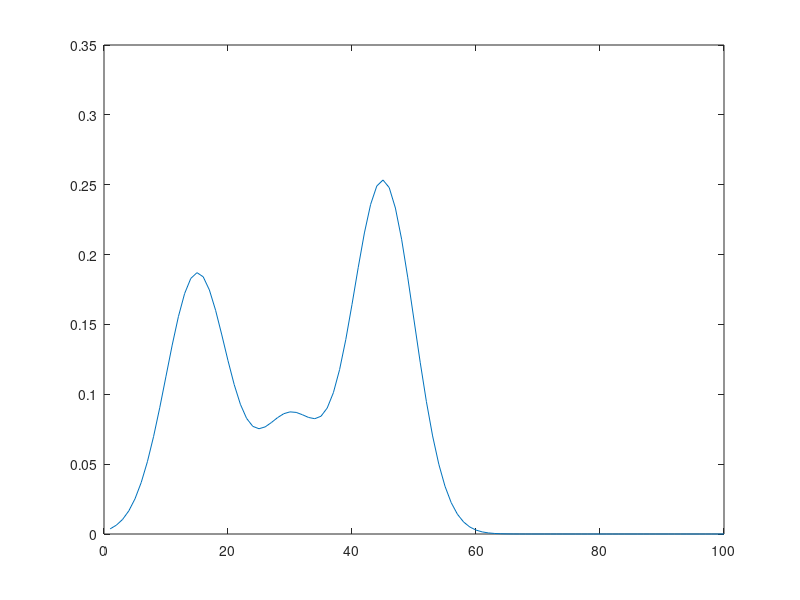
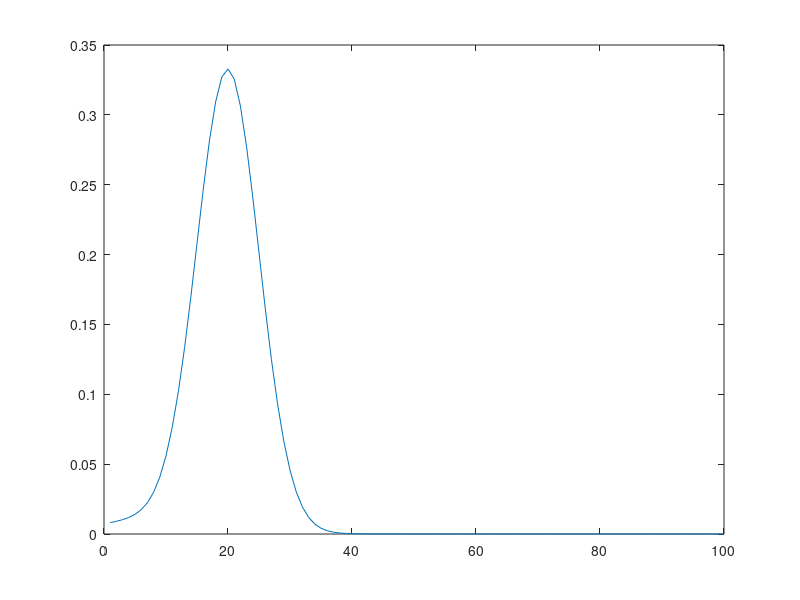

MATLAB code to generate these figures, in order: (Note: this script raises an error after producing the figures.)
%% second order calibration for revision
clear all

%% Simulate data


% Three Component matrices of rank three
B1 = [gaussmf(1:160,[10 45])' gaussmf(1:160,[5 50])' gaussmf(1:160,[10 55])']; 
C1 = rand(30,3);
CB1 = B1*C1';
CB1 = CB1./vecnorm(CB1);

B2 = [gaussmf(1:160,[10 55])' gaussmf(1:160,[5 60])' gaussmf(1:160,[10 70])']; 
C2 = rand(30,3);
CB2 = B2*C2';
CB2 = CB2./vecnorm(CB2);

B3 = [gaussmf(1:160,[10 70])' gaussmf(1:160,[5 75])' gaussmf(1:160,[10 80])']; 
C3 = rand(30,3);
CB3 = B3*C3';
CB3 = CB3./vecnorm(CB3);

Cbr(:,1,:) = CB1;
Cbr(:,2,:) = CB2;
Cbr(:,3,:) = CB3;

% Spectra for rank-1 mode
A1 = [gaussmf(1:100,[5 15])' gaussmf(1:100,[5 30])' gaussmf(1:100,[5 45])'];
c1 = rand(3,1);
A1c1 = A1*c1;
A1c1 = A1c1./vecnorm(A1c1);
figure;plot(A1c1)
A2 = [gaussmf(1:100,[10 10])' gaussmf(1:100,[5 20])'];
c2 = rand(2,1);
A2c2 = A2*c2;
A2c2 = A2c2./vecnorm(A2c2);
figure;plot(A2c2)
A3 = [gaussmf(1:100,[5 30])' gaussmf(1:100,[10 45])'];
c3 = rand(2,1);
A3c3 = A3*c3;
A3c3 = A3c3./vecnorm(A3c3);
A = [A1c1 A2c2 A3c3];

% define calibration samples of defined concentrations
c1 = [0.25; 0.5; 0.75; 0; 1; 0; 0.25; 1; 0.5];
c2 = [0; 0.25; 0; 0.5; 0; 0.75; 0; 1; 0];
c3 = [zeros(9,1)];
C = [c1 c2 c3];
B1 = zeros(60,9);
B2 = zeros(60,9);
B3 = zeros(60,9);
smpls = [randperm(30,9)];
B1 = squeeze(Cbr(:,1,smpls));
B1 = B1./vecnorm(B1);
CB1 = B1.*c1';

B2 = squeeze(Cbr(:,2,smpls));
B2 = B2./vecnorm(B2);
CB2 = B2.*c2';

B3 = squeeze(Cbr(:,3,smpls));
B3 = B3./vecnorm(B3);
CB3 = B3.*c3';

% creating the three-way array of the calibration data

X1 = A(:,1)*reshape(CB1,1,size(CB1,1)*size(CB1,2));
X2 = A(:,2)*reshape(CB2,1,size(CB2,1)*size(CB2,2));
X3 = A(:,3)*reshape(CB3,1,size(CB3,1)*size(CB3,2));

X_cal = X1+X2+X3;
X_cal_3way = reshape(X_cal,size(A,1),size(B1,1),size(C,1));

% creating concentrations for the testsamples
testsmpls = setdiff(1:30,smpls);
c1_test_all = rand(length(testsmpls),1);
c2_test_all = rand(length(testsmpls),1);
c3_test_all = rand(length(testsmpls),1);

%
for iii = 1:9 % fit models with Lr=1-9
for i = 1:length(testsmpls)

c1_test = c1_test_all(i,1);
c2_test = c2_test_all(i,1);
c3_test = c3_test_all(i,1);

B1_test = zeros(160,1);
B2_test = zeros(160,1);
B3_test = zeros(160,1);

B1_test = squeeze(Cbr(:,1,testsmpls(i)));
B1_test = B1_test./vecnorm(B1_test);
CB1_test = B1_test.*c1_test;
X1_test = A(:,1)*reshape(CB1_test,1,size(CB1_test,1)*size(CB1_test,2));
B2_test = squeeze(Cbr(:,2,testsmpls(i)));
B2_test = B2_test./vecnorm(B2_test);
CB2_test = B2_test.*c2_test';
X2_test = A(:,2)*reshape(CB2_test,1,size(CB2_test,1)*size(CB2_test,2));
B3_test = squeeze(Cbr(:,3,testsmpls(i)));
B3_test = B3_test./vecnorm(B3_test);
CB3_test = B3_test.*c3_test';
X3_test = A(:,3)*reshape(CB3_test,1,size(CB3_test,1)*size(CB3_test,2));

X_test = X1_test+X2_test+X3_test;

X_final = X_cal_3way;
X_final(:,:,size(X_cal_3way,3)+1) = X_test;

X_noisy = addTensorNoise(X_final,40); % requires probabilistic Tensor Toolbox (https://github.com/JesperLH/prob-tensor-toolbox)
X_noisy = permute(X_noisy,[2 3 1]);
for ii = 1:5
ncomp = 3;
options_2.MaxIter = 1000;
options_2.ConvCrit = 10e-08;
options_2.Constr = [1 1];
options_2.Init = 0;
% setting the reconstruction threshold low so that always maximum number of
% allowed block terms is used
options_2.sist_threshold = [0.001 iii];   

m_x{ii} = MCRBTD(X_noisy,ncomp,options_2);
fit_all(ii) = m_x{ii}.detail.fit.PercVar; %collect all fits

% find model with highest fit
if ii == 1
    fit_opt = fit_all(ii);
    ind_x = 1;
else
    if fit_all(ii) > fit_opt
        fit_opt = fit_all(ii);
        ind_x = ii;
    end
end

end
% best fitted model
m_temp = m_x{ind_x};

% convergence plots
fitdif{i,iii} = m_temp.detail.fit.fitdif;
pccf_all{i,iii} = m_temp.detail.pccf_all;

cos_angle = m_temp.spectra'*A;

[~,ind_1] = max(cos_angle(:,1));
[~,ind_2] = max(cos_angle(:,2));
% root mean squared error 
abs_er_1(i,iii) = abs(c1_test-m_temp.scores(10,ind_1));
abs_er_2(i,iii) = abs(c2_test-m_temp.scores(10,ind_2));

spectral_sim_1(i,iii) = max(cos_angle(:,1));
spectral_sim_2(i,iii) = max(cos_angle(:,2));
end


% creating example plots of grund truth vs estimated factors
colors_ = colororder;
figure;

for ii = 1:5
    subplot(1,2,1)
    hold on
    plot(m_x{ii}.spectra,'LineWidth',3,'Color',[0.7 0.7 0.7])
    hold on
    plot(A,'LineWidth',2,'Color','k','LineStyle',':')
end

for ii = 1:5
    subplot(1,2,2)
    for i = 1:3
        CB_hat(:,i,:) = squeeze(m_x{ii}.elutionprofiles(:,i,:)).*m_x{ii}.scores(:,i)';
    end
    hold on
    plot(squeeze(CB_hat(:,:,10)),'LineWidth',3,'Color',[0.7 0.7 0.7])
    hold on
    plot([CB1_test CB2_test CB3_test],'LineWidth',2,'Color','k','LineStyle',':')
end

savefig(['comps_' num2str(iii)])
close all

end
%% plot an example of a data set
colors_ = colororder;
figure;
subplot(2,3,[1 3])
plot(sum([X1 X1_test],1),'LineWidth',2);
hold on
plot(sum([X2 X2_test],1),'LineWidth',2);
hold on
plot(sum([X3 X3_test],1),'LineWidth',2);
xline(1440,'k:','LineWidth',1.5)

subplot(2,3,4)
plot(A(:,1),'LineWidth',2,'Color',colors_(1,:))
subplot(2,3,5)
plot(A(:,2),'LineWidth',2,'Color',colors_(2,:))
subplot(2,3,6)
plot(A(:,3),'LineWidth',2,'Color',colors_(3,:))

